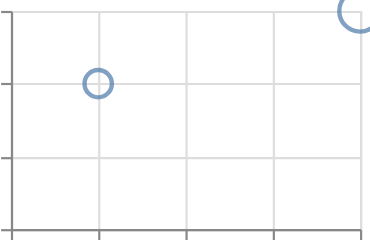

Describe this chart as a Vega-Lite specification.
### Vega-Lite specification from a JSON file in a GitHub repository (floating-point values rounded to 4 significant figures)
{"$schema": "https://vega.github.io/schema/vega-lite/v6.json", "padding": 5, "autosize": "none", "data": {"values": [{"c": "A", "x": 1, "y": 2, "s": 3, "t": "2024-01-01"}, {"c": "B", "x": 2, "y": null, "s": 5, "t": "2024-02-01"}, {"c": "C", "x": 3, "y": 4, "s": null, "t": "2024-03-01"}, {"c": "D", "x": 4, "y": 3, "s": 7, "t": "2024-04-01"}]}, "width": 160, "height": 100, "mark": {"type": "point", "invalid": "break-paths-show-domains"}, "encoding": {"x": {"field": "x", "type": "quantitative"}, "y": {"field": "y", "type": "quantitative"}, "size": {"field": "s", "type": "quantitative"}}}
